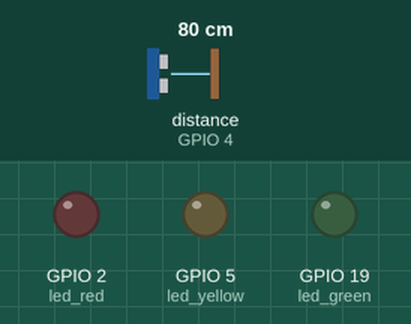
This sketch was run on a simulated ESP32. Shown: output pins drawn as LEDs (lit = HIGH). Wiring (inferred from the names in the program): ultrasonic range finder: trigger GPIO 22; echo GPIO 4. The inputs (shaded band) are chosen by the test bench; at power-on: distance to the obstacle (sensor on GPIO 4) 80 cm. The echo pulse lasts 58.3 µs per cm; WiFi joins after 1.5 s; servers stay silent unless stated; pins used as bus, display or sensor lines are not drawn; what the sketch prints to the serial monitor is not drawn.

Above: at 3.0 s.
3.1 s: distance to the obstacle (sensor on GPIO 4) set to 10 cm
5.8 s: distance to the obstacle (sensor on GPIO 4) set to 7 cm
At 6.7 s:
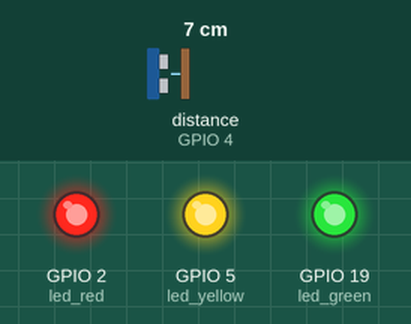
8.5 s: distance to the obstacle (sensor on GPIO 4) set to 18 cm
11.2 s: distance to the obstacle (sensor on GPIO 4) set to 23 cm
At 12.8 s:
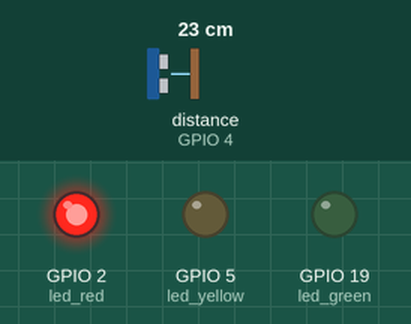
13.9 s: distance to the obstacle (sensor on GPIO 4) set to 2 cm
At 17.2 s:
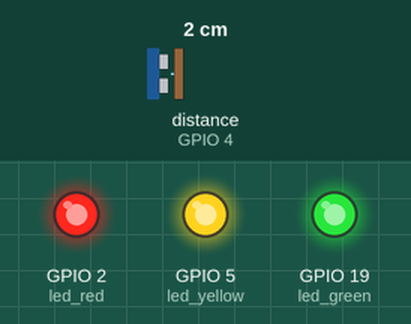
Timing chart, 0 to 18.3 s (numbered marks = the images above; inputs shaded):
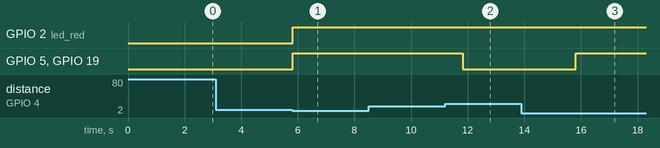

The sketch:

Water_Level_Notification_System.ino
```cpp
#include <WiFi.h>
#include <BlynkSimpleEsp32.h>
const char* ssid = "ACT101011917172"; // Enter your Wifi name
const char* password = "********"; // Enter wifi password
char auth[] = " HA9POp76levA3eObeNHwAuVrQy6Qa9Xk"; // Enter the Auth Token provied by Blynk app
const int trigPin = 22;
const int echoPin = 4;
const int led_red = 2;
const int led_yellow = 5;
const int led_green = 19;
const int l = 32;
float one_fourth_rem, half_rem, three_fourth_rem;
WidgetLCD lcd(V1);


void setup() {
  // put your setup code here, to run once:
  one_fourth_rem = 0.75 * l;
  half_rem = 0.5 * l;
  three_fourth_rem = 0.25 * l;
  Blynk.begin(auth, ssid, password);
  lcd.clear();
  lcd.print(0, 0, "Sensor readings in cm:");

  Serial.begin(9600);
  pinMode(trigPin, OUTPUT);
  pinMode(echoPin, INPUT);
  pinMode(led_red, OUTPUT);
  pinMode(led_yellow, OUTPUT);
  pinMode(led_green, OUTPUT);
  digitalWrite(led_red, LOW);
  digitalWrite(led_yellow, LOW);
  digitalWrite(led_green, LOW);

}

void loop() {
  // put your main code here, to run repeatedly:

  lcd.clear();
  lcd.print(0, 0, "Sensor readings in cm:");
  long duration, cm;

  digitalWrite(trigPin, LOW);
  delayMicroseconds(2);
  digitalWrite(trigPin, HIGH);
  delayMicroseconds(10);
  digitalWrite(trigPin, LOW);

  duration = pulseIn(echoPin, HIGH);
  cm = (duration / 29) / 2;

  //Serial.print("Distance is ");
  Serial.print("Distance still to be filled is : ");
  Serial.print(cm);
  Serial.print(" cm");
  Serial.println();
  lcd.print(7, 1, cm);
  Blynk.run();
  if (cm >= (one_fourth_rem - 3) && cm <= (one_fourth_rem)) {
    Serial.println("25% full");
  }
  else if (cm >= (half_rem - 3) && cm <= (half_rem)) {
    Serial.println("50% full");
  }
  else if (cm >= (three_fourth_rem - 3) && cm <= (three_fourth_rem)) {
    Serial.println("75% full");
  }

  if (cm > (one_fourth_rem)) {
    //Blynk.notify("Switch Pressed");
    digitalWrite(led_red, LOW);
    digitalWrite(led_yellow, LOW);
    digitalWrite(led_green, LOW);
  }

  else if (cm >= (one_fourth_rem - 3) && cm <= (one_fourth_rem)) {
    Serial.print("25% full");
    Blynk.notify("25% full");
    digitalWrite(led_red, HIGH);
    digitalWrite(led_yellow, LOW);
    digitalWrite(led_green, LOW);
  }
  else if (cm >= (half_rem - 3) && cm <= (half_rem)) {
    Serial.print("50% full");
    Blynk.notify("50% full");
    digitalWrite(led_red, HIGH);
    digitalWrite(led_yellow, HIGH);
    digitalWrite(led_green, LOW);
  }
  else if (cm <= (three_fourth_rem)) {
    Serial.print("75% full");
    Blynk.notify("75% full");
    digitalWrite(led_red, HIGH);
    digitalWrite(led_yellow, HIGH);
    digitalWrite(led_green, HIGH);
  }
  delay(2000);

}
```

Measured:
- the behaviour switches between 9 and 8 cm on distance to the obstacle (sensor on GPIO 4) (found by bisection; images 0 and 1)
- the behaviour switches between 20 and 21 cm on distance to the obstacle (sensor on GPIO 4) (found by bisection; images 1 and 2)
- after the input at 3.1 s, every drawn part: stays the same
- after the input at 5.8 s, GPIO 2 (led_red), GPIO 5 (led_yellow), GPIO 19 (led_green): LOW → HIGH at once
- after the input at 8.5 s, every drawn part: stays the same
- after the input at 11.2 s, GPIO 5 (led_yellow), GPIO 19 (led_green): HIGH → LOW after 0.62 s
- after the input at 13.9 s, GPIO 5 (led_yellow), GPIO 19 (led_green): LOW → HIGH after 1.9 s
